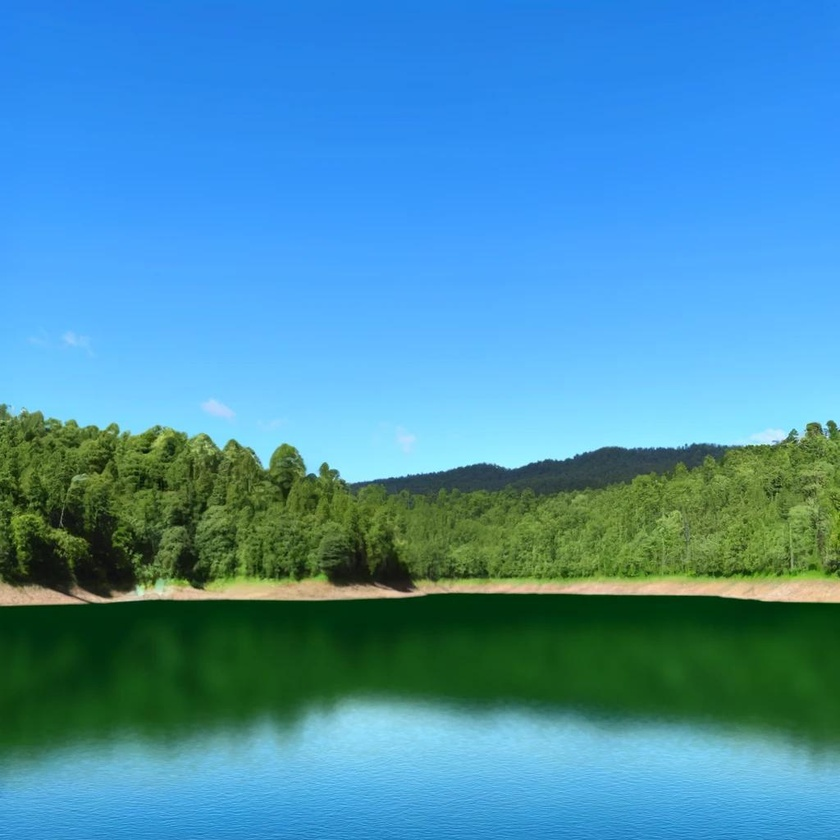
#> input picture lecture_8/data/scene.jpg, 840 x 840 px, shrunk from 1024 x 1024 before the run
$ python image_analysis_cv2.py
#> lines starting #> are read from the running program, lines starting #| are printed output that depends on the picture; after the words box and inside, x2 and y2 are one past the last pixel; in counts of white or black regions, pixels touching at a corner belong together
import cv2
import numpy as np

IMG_PATH = "data/scene.jpg"

def blur_image(image_path):
    image = cv2.imread(image_path)
    blurred_image = cv2.GaussianBlur(image, (21, 21), 0)  # Kernel size and sigma
    cv2.imshow('Blurred Image', blurred_image)
    cv2.waitKey(0)
    cv2.destroyAllWindows()


def sharpen_image(image_path):
    image = cv2.imread(image_path)
    # Sharpening kernel
    kernel = np.array([[-1, -1, -1],
                       [-1, 9, -1],
                       [-1, -1, -1]])
    sharpened_image = cv2.filter2D(image, -1, kernel)
    cv2.imshow('Sharpened Image', sharpened_image)
    cv2.waitKey(0)
    cv2.destroyAllWindows()


def edge_detection(image_path):
#> called with image_path = 'data/scene.jpg'
    image = cv2.imread(image_path)
#> image is the input picture: shape (840, 840, 3); mean B, G, R 175.3, 144, 71.6
    edges = cv2.Canny(image, 100, 200)  # Lower and upper thresholds
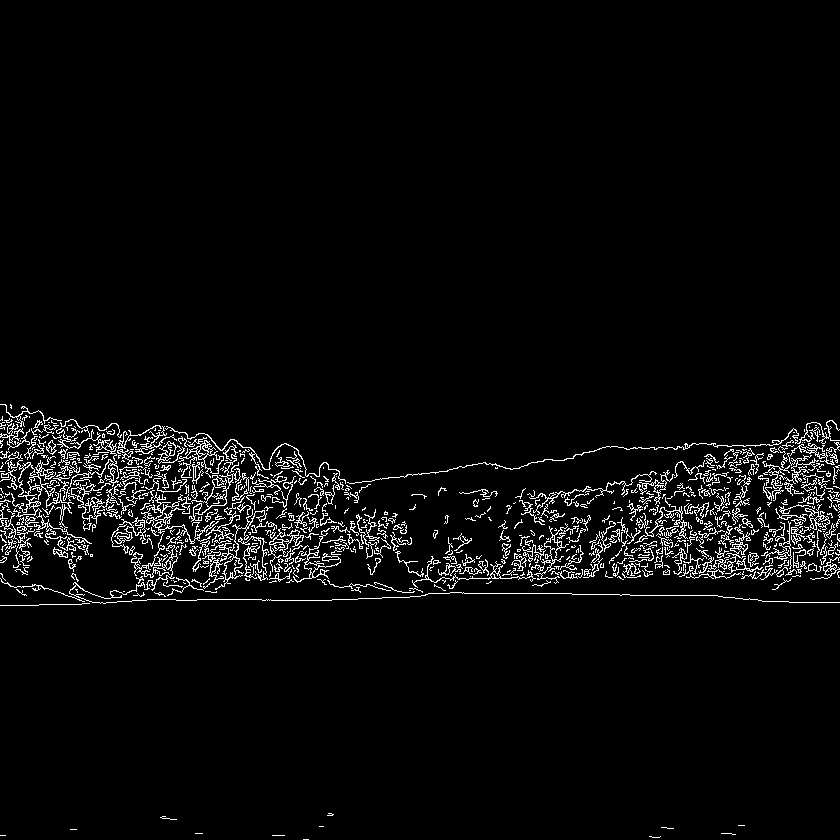
#> edges: shape (840, 840); 3.8% white in thin lines or dots, all inside (x1, y1, x2, y2) = (0, 404, 840, 840)
    cv2.imshow('Edge Detection', edges)
    cv2.waitKey(0)
    cv2.destroyAllWindows()


if __name__ == "__main__":
    #blur_image(IMG_PATH)
    #sharpen_image(IMG_PATH)
    edge_detection(IMG_PATH)

$ run again, with lecture_8/data/lanes.jpg copied over lecture_8/data/scene.jpg
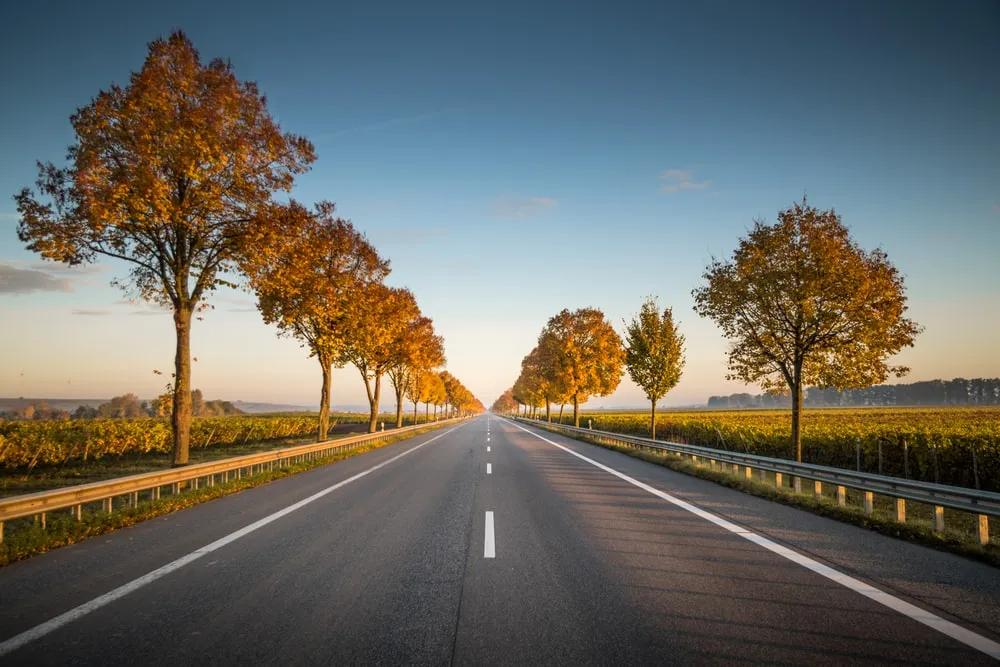
#> input picture lecture_8/data/lanes.jpg, 1000 x 667 px
#> in edge_detection, image is the input picture: shape (667, 1000, 3); mean B, G, R 99.3, 106, 106.6
#> in edge_detection, `edges = cv2.Canny(image, 100, 200)`:
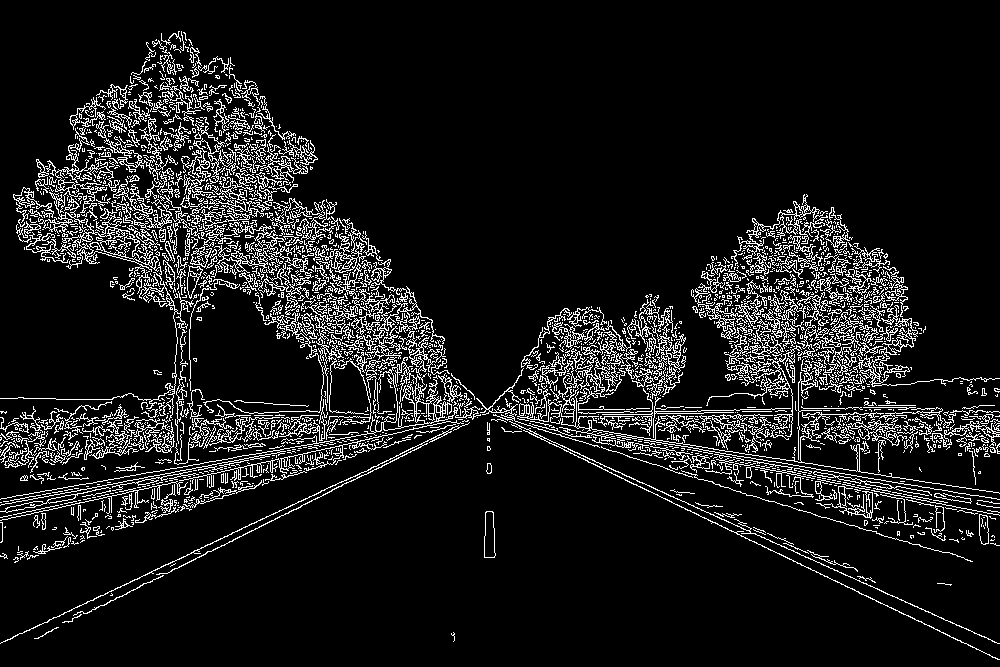
#> edges: shape (667, 1000); 9.9% white in thin lines or dots
